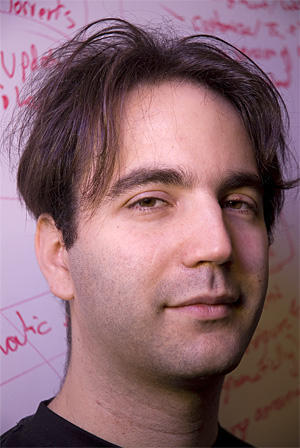
#> input picture imgs/Bram_Cohen.jpg, 300 x 448 px; its folder holds only this picture in this run
$ python -i faceDetect.py   (imports and definitions only)
#> lines starting #> are read from the running program, lines starting #| are printed output that depends on the picture
import cv2
import sys
import os.path
import numpy as np
from glob import glob

def detect(filename, cascade_file="faceDetect/haarcascade_frontalcatface.xml"):
#> called with filename = '../imgs/Bram_Cohen.jpg'
    print('Detecting faces...')
    print('Format Spport: *.jpg')
    if not os.path.isfile(cascade_file):
        raise RuntimeError("%s: not found" % cascade_file)

    cascade = cv2.CascadeClassifier(cascade_file)
    img0 = cv2.imread(filename)
#> img0 is the input picture: shape (448, 300, 3); mean B, G, R 111, 103.1, 137.8
    gray = cv2.cvtColor(img0, cv2.COLOR_BGR2GRAY)
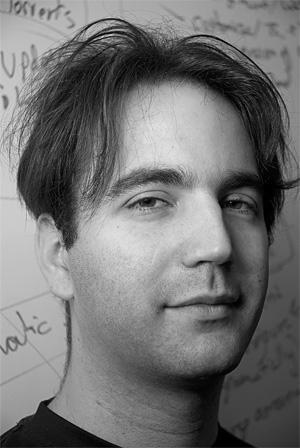
#> gray: shape (448, 300); min 0, max 227, mean 114.4
    gray = cv2.equalizeHist(gray)
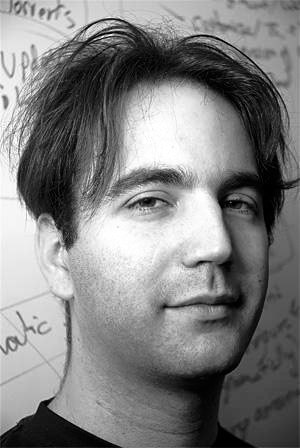
#> gray: shape (448, 300); min 0, max 255, mean 127.9

    faces = cascade.detectMultiScale(gray,
                                     scaleFactor=1.1,
                                     minNeighbors=5,
                                     minSize=(64, 64),
                                     flags=cv2.CASCADE_SCALE_IMAGE)
#> faces = [[82, 113, 215, 215]]
    if len(faces) > 0:
        faces = faces[np.argsort(faces[:, 1])]
        image = faces[0], img0

        if image is not None:
            save_filename = '%s.png' % (os.path.basename(filename).split('.')[0])
            x, y, w, h = image[0]
#> x = 82; y = 113; w = 215; h = 215
            img = image[1]
            img_w = img.shape[0]
#> img_w = 448
            img_h = img.shape[1]
#> img_h = 300
            min_wh = int(min(min(x * 2 + w, y * 2 + h + 15), min(img_w, img_h)))
#> min_wh = 300
            save_x = max(x - int((min_wh - w) / 2), 0)
#> save_x = 40
            save_y = max(y - int((min_wh - h) / 2) - 15, 0)
#> save_y = 56
            save_img = np.copy(img)[save_y: save_y + min_wh, save_x: save_x + min_wh]
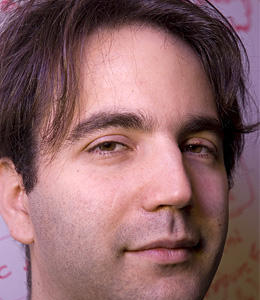
#> save_img: shape (300, 260, 3); mean B, G, R 103.9, 100.9, 139.9
            cv2.imwrite("faces/" + save_filename, save_img)
            print('Face detected!')

    else:
        print('No face detected!')

>>> result = detect('../imgs/Bram_Cohen.jpg')
